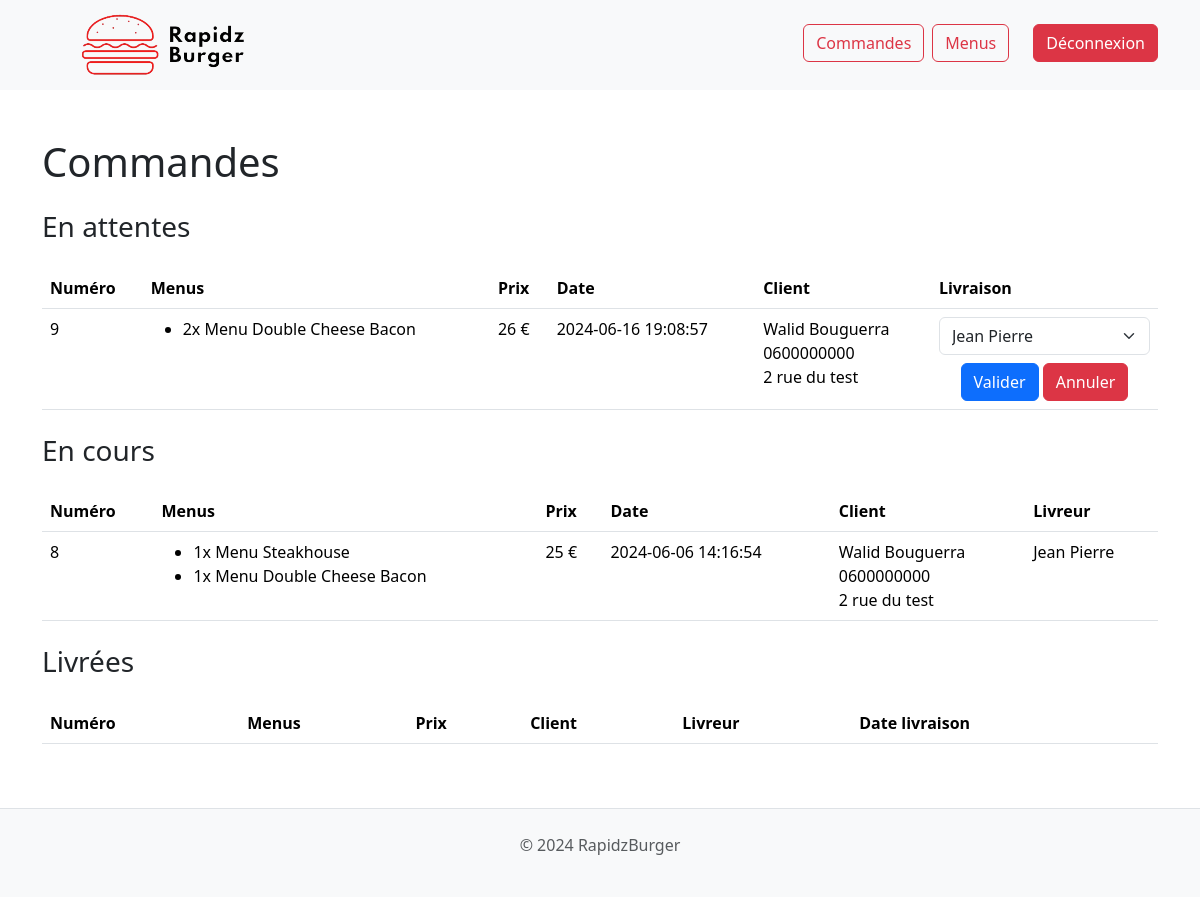
Page /admin (signed in) on the committed database.
### tables this page shows
CREATE TABLE `commande` (
  `id` int NOT NULL,
  `id_utilisateur` int NOT NULL,
  `prix` int NOT NULL,
  `adresse` varchar(255) NOT NULL,
  `telephone` varchar(10) NOT NULL,
  `date_commande` datetime NOT NULL DEFAULT CURRENT_TIMESTAMP
);

CREATE TABLE `commande_menu` (
  `id_commande` int NOT NULL,
  `id_menu` tinyint NOT NULL,
  `quantite` tinyint NOT NULL DEFAULT '1'
);

CREATE TABLE `menu` (
  `id` tinyint NOT NULL,
  `nom` varchar(255) NOT NULL,
  `prix` decimal(4,2) NOT NULL,
  `description` text NOT NULL,
  `image` varchar(255) NOT NULL
);

CREATE TABLE `utilisateur` (
  `id` int NOT NULL,
  `id_role` tinyint NOT NULL,
  `prenom` varchar(250) NOT NULL,
  `nom` varchar(250) NOT NULL,
  `email` varchar(255) NOT NULL,
  `password` varchar(255) NOT NULL
);

### src/controllers/Controller.php (called while the page is built, shortened)
<?php
class Controller
{
    public function render($view, $data = [])
    {
        extract($data);
        include '../src/views/' . $view . '.php';
        include '../src/views/layouts/default.php';
    }
}

### src/models/Model.php (called while the page is built, shortened)
<?php
abstract class Model {
    private $dsn="mysql:dbname=rapidzburger;host=localhost;charset=utf8";
	private $login="root";
	private $password="";
	protected $pdo;
    public function __construct(){
		if($this->pdo == null){
			$this->pdo = new PDO($this->dsn, $this->login, $this->password);
			$this->pdo->setAttribute(PDO::ATTR_ERRMODE,PDO::ERRMODE_EXCEPTION);
			$this->pdo->setAttribute(PDO::ATTR_DEFAULT_FETCH_MODE,PDO::FETCH_OBJ);
		}
	}
}

### src/models/CommandeModel.php (called while the page is built, shortened)
<?php
class CommandeModel extends Model {
    protected $table = "commande";
    public function findAll() {
        $query = $this->pdo->query("SELECT *, commande.id FROM $this->table JOIN utilisateur ON $this->table.id_utilisateur = utilisateur.id");
        $res = $query->fetchAll();
        $orders = [];
        $orders['livree'] = [];
        $orders['en_cours'] = [];
        $orders['en_attente'] = [];
        foreach ($res as $order) {
            $query = $this->pdo->prepare("SELECT nom, quantite FROM commande_menu
            JOIN menu
            ON commande_menu.id_menu = menu.id
            WHERE id_commande = :id");
            $query->execute(['id' => $order->id]);
            $orderMenus = $query->fetchAll();
            $order->menus = $orderMenus;
            $query = $this->pdo->query("SELECT * FROM $this->table JOIN livraison ON commande.id = id_commande WHERE id_commande = $order->id");
            $livraison = $query->fetch();
            if ($livraison != null) {
                $query = $this->pdo->query("SELECT prenom, nom, date_fin FROM livraison JOIN utilisateur ON utilisateur.id = livraison.id_livreur WHERE livraison.id = $livraison->id");
                $livreur = $query->fetch();
                $order->livreur = $livreur;
                if ($livraison->date_fin != null) {
                    $orders['livree'][] = $order;
                } else {
                    $orders['en_cours'][]= $order;
                }
            } else {
                $orders['en_attente'][] = $order;
            }
        }
        return $orders;
    }
}

### src/models/UserModel.php (called while the page is built, shortened)
<?php
class UserModel extends Model {
    public function findAllLivreurs()
    {
        $query = $this->pdo->query("SELECT * FROM utilisateur WHERE id_role = 2");
        return $query->fetchAll();
    }
}

### src/views/admin/commandes.php (the view, shortened to what this page needs)
<section>
    <h1>Commandes</h1>
    <h3 class="mt-4">En attentes</h3>
    <table class="table mt-4">
        <thead>
            <tr>
                <th>Numéro</th>
                <th>Menus</th>
                <th>Prix</th>
                <th>Date</th>
                <th>Client</th>
                <th>Livraison</th>
            </tr>
        </thead>
        <tbody>
            <?php foreach ($commandes['en_attente'] as $commande): ?>
                <tr>
                    <td><?= $commande->id ?></td>
                    <td>
                        <ul>
                            <?php foreach ($commande->menus as $menu): ?>
                                <li><?= $menu->quantite ?>x Menu <?= $menu->nom ?></li>
                            <?php endforeach; ?>
                        </ul>
                    </td>
                    <td><?= $commande->prix ?> €</td>
                    <td><?= $commande->date_commande ?></td>
                    <td><?= $commande->prenom . ' ' . $commande->nom ?> <br> <?= $commande->telephone ?> <br> <?= $commande->adresse ?></td>
                    <td>
                        <form action="/commande/confirm/<?= $commande->id ?>" method="post">
                            <select class="form-select bcommande-primary mb-2" name="id_livreur">
                                <?php foreach ($livreurs as $livreur): ?>
                                    <option value="<?= $livreur->id ?>"><?=  $livreur->prenom . ' ' . $livreur->nom ?></option>
                                <?php endforeach; ?>
                            </select>
                            <div class="text-center">
                                <button type="submit" class="btn btn-primary">Valider</button>
                                <a href="/commande/delete/<?= $commande->id ?>" class="btn btn-danger">Annuler</a>
                            </div>
                        </form>
                    </td>
                </tr>
            <?php endforeach; ?>
        </tbody>
    </table>
    <h3 class="mt-4">En cours</h3>
    <table class="table mt-4">
        <thead>
            <tr>
                <th>Numéro</th>
                <th>Menus</th>
                <th>Prix</th>
                <th>Date</th>
                <th>Client</th>
                <th>Livreur</th>
            </tr>
        </thead>
        <tbody>
            <?php foreach ($commandes['en_cours'] as $commande): ?>
                <tr>
                    <td><?= $commande->id ?></td>
                    <td>
                        <ul>
                            <?php foreach ($commande->menus as $menu): ?>
                                <li><?= $menu->quantite ?>x Menu <?= $menu->nom ?></li>
                            <?php endforeach; ?>
                        </ul>
                    </td>
                    <td><?= $commande->prix ?> €</td>
                    <td><?= $commande->date_commande ?></td>
                    <td><?= $commande->prenom . ' ' . $commande->nom ?> <br> <?= $commande->telephone ?> <br> <?= $commande->adresse ?></td>
                    <td><?= $commande->livreur->prenom . ' ' . $commande->livreur->nom ?></td>
                </tr>
            <?php endforeach; ?>
        </tbody>
    </table>
    <h3 class="mt-4">Livrées</h3>
    <table class="table mt-4">
        <thead>
            <tr>
                <th>Numéro</th>
                <th>Menus</th>
                <th>Prix</th>
                <th>Client</th>
                <th>Livreur</th>
                <th>Date livraison</th>
            </tr>
        </thead>
    </table>
</section>

### rows in the picture
commande: id "9", prix "26", date_commande "2024-06-16 19:08:57", id_utilisateur.prenom "Walid", id_utilisateur.nom "Bouguerra", telephone "0600000000", adresse "2 rue du test"
commande_menu: quantite "2", id_menu.nom "Double Cheese Bacon"
commande: id "8", prix "25", date_commande "2024-06-06 14:16:54", id_utilisateur.prenom "Walid", id_utilisateur.nom "Bouguerra", telephone "0600000000", adresse "2 rue du test"
commande_menu: quantite "1", id_menu.nom "Steakhouse"
commande_menu: quantite "1", id_menu.nom "Double Cheese Bacon"
utilisateur: prenom "Jean", nom "Pierre"

### other values in the picture
form field id_livreur "Jean Pierre"
